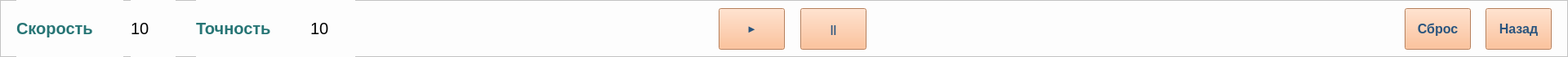
   <widget class="QFrame" name="frame">
    <property name="geometry">
     <rect>
      <x>0</x>
      <y>0</y>
      <width>1920</width>
      <height>70</height>
     </rect>
    </property>
    <property name="autoFillBackground">
     <bool>false</bool>
    </property>
    <property name="styleSheet">
     <string notr="true">background-color: rgb(253, 253, 253);
</string>
    </property>
    <property name="frameShape">
     <enum>QFrame::StyledPanel</enum>
    </property>
    <property name="frameShadow">
     <enum>QFrame::Raised</enum>
    </property>
    <widget class="QLabel" name="cur_accuracy">
     <property name="geometry">
      <rect>
       <x>380</x>
       <y>0</y>
       <width>55</width>
       <height>70</height>
      </rect>
     </property>
     <property name="font">
      <font>
       <pointsize>15</pointsize>
      </font>
     </property>
     <property name="text">
      <string>10</string>
     </property>
    </widget>
    <widget class="QLabel" name="label_accuracy">
     <property name="geometry">
      <rect>
       <x>240</x>
       <y>0</y>
       <width>141</width>
       <height>70</height>
      </rect>
     </property>
     <property name="font">
      <font>
       <pointsize>15</pointsize>
       <weight>75</weight>
       <bold>true</bold>
      </font>
     </property>
     <property name="styleSheet">
      <string notr="true">color: rgb(39, 117, 117);</string>
     </property>
     <property name="text">
      <string>Точность</string>
     </property>
     <property name="scaledContents">
      <bool>false</bool>
     </property>
     <property name="wordWrap">
      <bool>false</bool>
     </property>
     <property name="margin">
      <number>5</number>
     </property>
    </widget>
    <widget class="QLabel" name="cur_speed">
     <property name="geometry">
      <rect>
       <x>160</x>
       <y>0</y>
       <width>55</width>
       <height>70</height>
      </rect>
     </property>
     <property name="font">
      <font>
       <pointsize>15</pointsize>
      </font>
     </property>
     <property name="text">
      <string>10</string>
     </property>
    </widget>
    <widget class="QLabel" name="label_speed">
     <property name="geometry">
      <rect>
       <x>20</x>
       <y>0</y>
       <width>131</width>
       <height>70</height>
      </rect>
     </property>
     <property name="sizePolicy">
      <sizepolicy hsizetype="Preferred" vsizetype="Preferred">
       <horstretch>0</horstretch>
       <verstretch>0</verstretch>
      </sizepolicy>
     </property>
     <property name="font">
      <font>
       <family>MS Shell Dlg 2</family>
       <pointsize>15</pointsize>
       <weight>75</weight>
       <bold>true</bold>
      </font>
     </property>
     <property name="styleSheet">
      <string notr="true">color: rgb(39, 117, 117);
text-align: justify;
</string>
     </property>
     <property name="text">
      <string>Скорость</string>
     </property>
     <property name="wordWrap">
      <bool>true</bool>
     </property>
     <property name="margin">
      <number>5</number>
     </property>
    </widget>
    <widget class="QPushButton" name="pause">
     <property name="geometry">
      <rect>
       <x>980</x>
       <y>10</y>
       <width>81</width>
       <height>51</height>
      </rect>
     </property>
     <property name="font">
      <font>
       <pointsize>10</pointsize>
       <weight>75</weight>
       <bold>true</bold>
      </font>
     </property>
     <property name="autoFillBackground">
      <bool>false</bool>
     </property>
     <property name="styleSheet">
      <string notr="true">color: rgb(42, 85, 126);
background-color: rgb(255, 177, 125);</string>
     </property>
     <property name="text">
      <string>||</string>
     </property>
    </widget>
    <widget class="QPushButton" name="back">
     <property name="geometry">
      <rect>
       <x>1819</x>
       <y>10</y>
       <width>81</width>
       <height>51</height>
      </rect>
     </property>
     <property name="font">
      <font>
       <pointsize>12</pointsize>
       <weight>75</weight>
       <bold>true</bold>
      </font>
     </property>
     <property name="autoFillBackground">
      <bool>false</bool>
     </property>
     <property name="styleSheet">
      <string notr="true">color: rgb(42, 85, 126);
background-color: rgb(255, 177, 125);</string>
     </property>
     <property name="text">
      <string>Назад</string>
     </property>
    </widget>
    <widget class="QPushButton" name="restart">
     <property name="geometry">
      <rect>
       <x>1720</x>
       <y>10</y>
       <width>81</width>
       <height>51</height>
      </rect>
     </property>
     <property name="font">
      <font>
       <pointsize>12</pointsize>
       <weight>75</weight>
       <bold>true</bold>
      </font>
     </property>
     <property name="autoFillBackground">
      <bool>false</bool>
     </property>
     <property name="styleSheet">
      <string notr="true">color: rgb(42, 85, 126);
background-color: rgb(255, 177, 125);</string>
     </property>
     <property name="text">
      <string>Сброс</string>
     </property>
    </widget>
    <widget class="QPushButton" name="start">
     <property name="geometry">
      <rect>
       <x>880</x>
       <y>10</y>
       <width>81</width>
       <height>51</height>
      </rect>
     </property>
     <property name="font">
      <font>
       <pointsize>10</pointsize>
       <weight>75</weight>
       <bold>true</bold>
      </font>
     </property>
     <property name="autoFillBackground">
      <bool>false</bool>
     </property>
     <property name="styleSheet">
      <string notr="true">color: rgb(42, 85, 126);
background-color: rgb(255, 177, 125);</string>
     </property>
     <property name="text">
      <string>►</string>
     </property>
    </widget>
   </widget>
